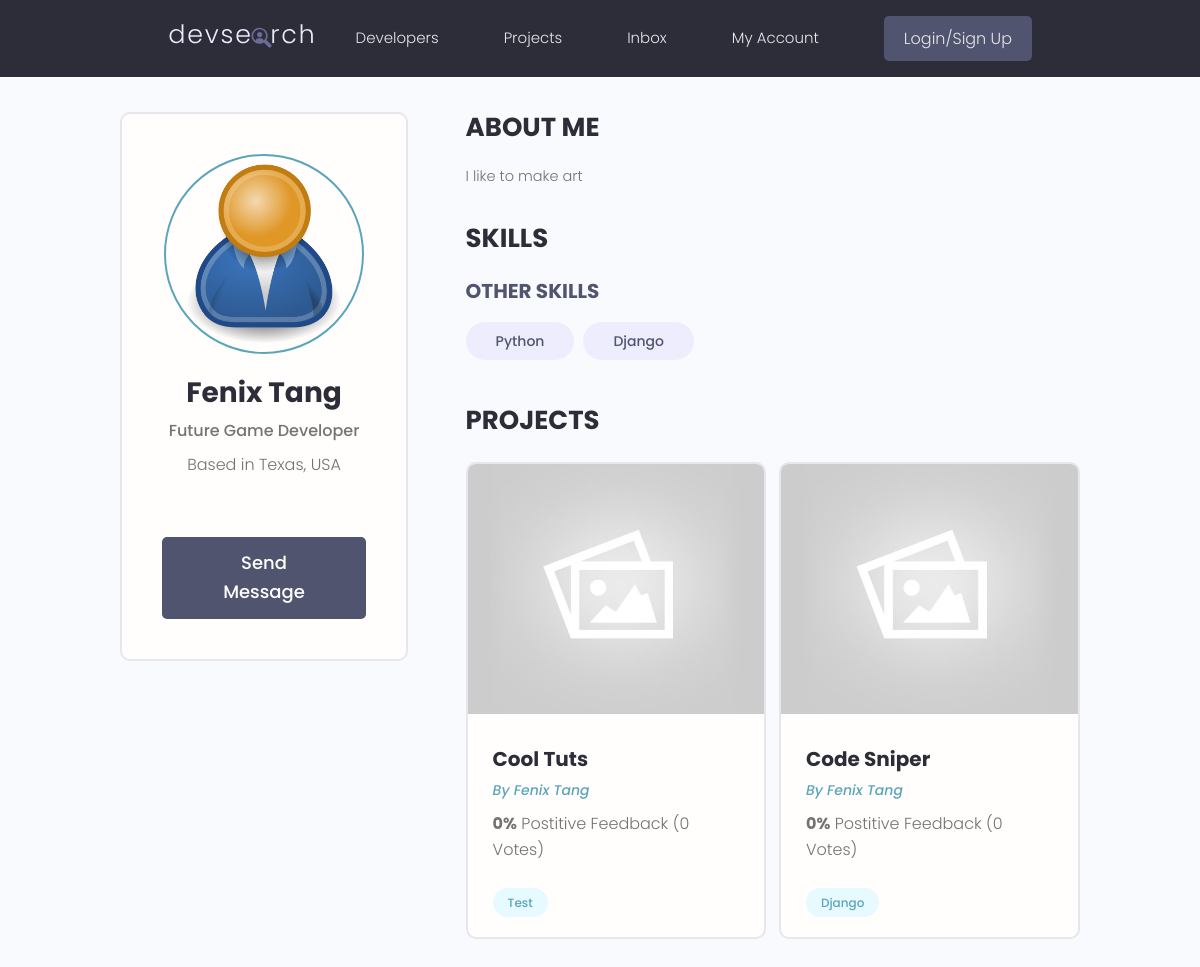
The page /profile/32af8894-aadf-483a-a494-7b7f6702063b/ on the database its author committed.
### users/models.py (models this page shows, shortened)
class Profile(models.Model):
    user = models.OneToOneField(User, on_delete=models.CASCADE, null=True, blank=True)
    name = models.CharField(max_length=200, blank=True, null=True)
    email = models.CharField(max_length=500, blank=True, null=True)
    username = models.CharField(max_length=200, blank=True, null=True)
    location = models.CharField(max_length=200, blank=True, null=True)
    short_intro = models.CharField(max_length=200, blank=True, null=True)
    bio = models.TextField(blank=True, null=True)
    profile_image = models.ImageField(null=True, blank=True,upload_to='profiles/', default="profiles/user-default.png")
    social_github = models.CharField(max_length=200, blank=True, null=True)
    social_twitter = models.CharField(max_length=200, blank=True, null=True)
    social_linkedin = models.CharField(max_length=200, blank=True, null=True)
    social_youtube = models.CharField(max_length=200, blank=True, null=True)
    created = models.DateTimeField(auto_now_add=True)
    id = models.UUIDField(default=uuid.uuid4, unique=True, primary_key=True, editable=False)

class Skill(models.Model):
    owner = models.ForeignKey(Profile, on_delete=models.CASCADE, blank=True, null=True)
    name = models.CharField(max_length=200, blank=True, null=True)
    description = models.TextField(blank=True, null=True)
    created = models.DateTimeField(auto_now_add=True)
    id = models.UUIDField(default=uuid.uuid4, unique=True, primary_key=True, editable=False)
    def __str__(self):
        return str(self.name)

### projects/models.py (models this page shows, shortened)
class Project(models.Model):
    owner = models.ForeignKey(Profile, null=True, blank=True, on_delete=models.SET_NULL)
    title = models.CharField(max_length=200)
    description = models.TextField(null=True, blank=True)
    featured_image = models.ImageField(null=True, blank=True, default="default.jpg")
    demo_link = models.CharField(max_length=2000, null=True, blank=True)
    source_link = models.CharField(max_length=2000, null=True, blank=True)
    tags = models.ManyToManyField('Tag', blank=True)
    vote_total = models.IntegerField(default=0, null=True, blank=True)
    vote_ratio = models.IntegerField(default=0, null=True, blank=True)
    created = models.DateTimeField(auto_now_add=True)
    id = models.UUIDField(default=uuid.uuid4, unique=True, primary_key=True, editable=False)

class Tag(models.Model):
    name = models.CharField(max_length=200)
    created = models.DateTimeField(auto_now_add=True)
    id = models.UUIDField(default=uuid.uuid4, unique=True, primary_key=True, editable=False)
    def __str__(self):
        return self.name

### users/views.py (the view)
# urls.py: path('profile/<str:pk>/', views.userProfile, name="user-profile"),
def userProfile(request, pk):
    profile = Profile.objects.get(id=pk)
    topSkills = profile.skill_set.exclude(description__exact="")
    otherSkills = profile.skill_set.filter(description="")
    context = {'profile': profile, 'topSkills': topSkills, 'otherSkills': otherSkills}
    return render(request, 'users/user-profile.html', context)

### users/templates/users/user-profile.html (shortened to what this page needs)
{% extends 'main.html' %}
{% block content %}
<main class="profile my-md">
    <div class="container">
        <div class="layout">
            <div class="column column--1of3">
                <div class="card text-center">
                    <div class="card__body dev">
                        <img class="avatar avatar--xl" src="{{ profile.profile_image.url }}" />
                        <h2 class="dev__name">{{profile.name}}</h2>
                        <p class="dev__title">{{profile.short_intro}}</p>
                        <p class="dev__location">Based in {{profile.location}}</p>
                        {% if request.user.profile.id != profile.id %}
                        <a href="" class="btn btn--sub btn--lg">Send Message </a>
                        {% endif %}
                    </div>
                </div>
            </div>
            <div class="column column--2of3">
                <div class="devInfo">
                    <h3 class="devInfo__title">About Me</h3>
                    <p class="devInfo__about">{{profile.bio}}</p>
                </div>
                <div class="devInfo">
                    <h3 class="devInfo__title">Skills</h3>
                    <div class="devInfo__skills">
                        <h3 class="devInfo__subtitle">Other Skills</h3>
                        <div class="devInfo__otherSkills">
                            {% for skill in otherSkills %}
                            <span class="tag tag--pill tag--sub tag--lg">
                                <small>{{skill}}</small>
                            </span>
                            {% endfor %}
                        </div>
                    </div>
                </div>
                <div class="devInfo">
                    <h3 class="devInfo__title">Projects</h3>
                    <div class="grid grid--two">
                        {% for project in profile.project_set.all %}
                        <div class="column">
                            <div class="card project">
                                <a href="{% url 'project' project.id %}" class="project">
                                    <img class="project__thumbnail" src="{{project.featured_image.url}}"
                                        alt="project thumbnail" />
                                    <div class="card__body">
                                        <h3 class="project__title">{{project.title}}</h3>
                                        <p><a class="project__author"
                                                href="{% url 'user-profile' project.owner.id %}">By
                                                {{project.owner.name}}</a>
                                        </p>
                                        <p class="project--rating">
                                            <span style="font-weight: bold;">{{project.vote_ratio}}%</span> Postitive
                                            Feedback ({{project.vote_total}} Vote{{project.vote_total|pluralize:"s"}})
                                        </p>
                                        <div class="project__tags">
                                            {% for tag in project.tags.all %}
                                            <span class="tag tag--pill tag--main">
                                                <small>{{tag}}</small>
                                            </span>
                                            {% endfor %}
                                        </div>
                                    </div>
                                </a>
                            </div>
                        </div>
                        {% endfor %}
                    </div>
                </div>
            </div>
        </div>
    </div>
</main>
{% endblock content %}

### static/styles/app.css (style rules this page uses)
:root { --color-sub: #2d2d39; }
.btn--sub { background-color: var(--color-sub-light); }
.card { border: 2px solid var(--color-light); }
img { width: 100%; }
.profile .card > .dev { padding: 4rem; }
.dev__name { color: var(--color-sub); font-size: 2.8rem; font-weight: 700; margin-top: 1rem; margin-bottom: 0.5rem; }
.dev__title { font-size: 1.6rem; font-weight: 500; line-height: 1.3; }
.dev__location { margin-top: 1rem; }
.devInfo { margin-bottom: 3rem; }
.devInfo__title, .devInfo__subtitle { font-size: 2.6rem; color: var(--color-sub); text-transform: uppercase; font-weight: 700; margin-bottom: 1.5rem; }
.devInfo__subtitle { font-size: 2rem; color: var(--color-sub-light); }
.devInfo__about, .devSkill__info { font-size: 1.45rem; line-height: 1.7; text-align: justify; }
.project__author { font-size: 1.4rem; font-style: italic; }
.project--rating { margin-bottom: 1.6em; margin-top: .5em; }
.project__thumbnail { height: 25rem; object-fit: cover; object-position: top center; }
.project__title { font-size: 2rem; font-weight: 700; color: var(--color-sub); }

### static/uikit/styles/modules/_variables.css (style rules this page uses)
:root { --color-main: #5aa5b9; --color-main-light: #e6faff; --color-sub: #3f4156; --color-sub-light: #51546e; --color-sub-lighter: #ededfd; --color-text: #737373; --color-gray: #8b8b8b; --color-light: #e5e7eb; --color-light-gray: #767676; --color-bg: #f8fafd; --color-white: #fffefd; --color-white-light: #f3f3f3; --color-success: #359e64; --color-success-bg: #def8e8; --color-error: #fc4b0b; --color-error-bg: #fff2ee; --font-base: 'Poppins', arial, helvetica, 'Segoe UI', roboto, ubuntu, sans-serif; --font-monospace: 'Fira Code', 'Courier New', courier, monospace; --font-regular: 300; --font-medium: 500; --font-bold: 700; --generic-shadow: 1px 1px 5px #00000010; --generic-transition: all 0.3s ease-in-out; }

### static/uikit/styles/modules/_base.css (style rules this page uses)
* { margin: 0; padding: 0; box-sizing: border-box; text-rendering: optimizeLegibility; color: inherit; font-size: inherit; }
html { font-size: 50%; }
@media only screen and (min-width: 480px) { html { font-size: 56.25%; } }
@media only screen and (min-width: 1200px) { html { font-size: 62.5%; } }
body { line-height: 1.6; font-weight: 400; font-size: 1.5rem; color: var(--color-text); background-color: var(--color-bg); min-height: 100vh; }

### static/uikit/styles/modules/_typography.css (style rules this page uses)
* { font-family: var(--font-base); }
h2 { font-size: 3.6rem; font-weight: var(--font-bold); }
h3 { font-size: 3.2rem; font-weight: var(--font-medium); }
p, span, strong { font-size: 1.6rem; color: var(--color-text); font-weight: var(--font-regular); }
a { padding-bottom: 2px; text-decoration: none; display: inline-block; color: var(--color-main); font-weight: var(--font-medium); }

### static/uikit/styles/modules/_utilities.css (style rules this page uses)
.container { width: 92%; max-width: 165rem; margin: 0 auto; box-sizing: border-box; }
@media screen and (min-width: 1000px) { .container { width: 90%; } }
@media screen and (min-width: 1200px) { .container { width: 80%; } }
.text-center { text-align: center; }
.my-md { margin: 3rem auto; }

### static/uikit/styles/modules/_avatar.css (style rules this page uses)
.avatar { border-radius: 50%; border: 2px solid var(--color-main); object-fit: cover; }
.avatar--xl { height: 20rem; width: 20rem; }

### static/uikit/styles/modules/_button.css (style rules this page uses)
.btn { display: inline-block; position: relative; cursor: pointer; background-color: var(--color-light); font-weight: var(--font-medium); color: var(--color-sub); text-decoration: none; padding: 1rem 2rem; border-radius: 0.5rem; border: none; width: -webkit-fit-content; width: -moz-fit-content; width: fit-content; height: -webkit-fit-content; height: -moz-fit-content; height: fit-content; font-size: 1.6rem; outline-width: 0; outline-color: transparent; -webkit-backface-visibility: hidden; backface-visibility: hidden; transition: all 0.3s ease-in-out; }
.btn--sub { background-color: var(--color-sub); color: var(--color-white); }
.btn--lg { font-size: 1.8rem; padding: 1.2rem 4.5rem; }

### static/uikit/styles/modules/_card.css (style rules this page uses)
.card { border-radius: 1rem; background-color: var(--color-white); border: 1.5px solid var(--color-light); width: auto; height: auto; margin-top: 0.5rem; margin-bottom: 0.5rem; overflow: hidden; }
.card__body, .card__header { padding: 2rem 2.5rem; }

### static/uikit/styles/modules/_grid.css (style rules this page uses)
.grid { display: flex; flex-wrap: wrap; justify-content: flex-start; align-items: stretch; }
.grid > .column { min-width: 28rem; margin-bottom: 2.5rem; }
.grid--two > .column { flex-basis: 100%; }
@media screen and (min-width: 800px) { .grid--two { margin-right: -2%; } }
@media screen and (min-width: 800px) { .grid--two > .column { margin-right: 2%; } }
@media screen and (min-width: 800px) { .grid--two > .column { flex-basis: 48%; } }

### rows shown on the page
Profile: profile_image (placeholder picture), name "Fenix Tang", short_intro "Future Game Developer", location "Texas, USA", bio "I like to make art"
Skill: name "Python"
Skill: name "Django"
Project: featured_image (placeholder picture), title "Cool Tuts", owner.name "Fenix Tang", vote_ratio "0", vote_total "0"
Tag: name "Test"
Project: featured_image (placeholder picture), title "Code Sniper", owner.name "Fenix Tang", vote_ratio "0", vote_total "0"
Tag: name "Django"
